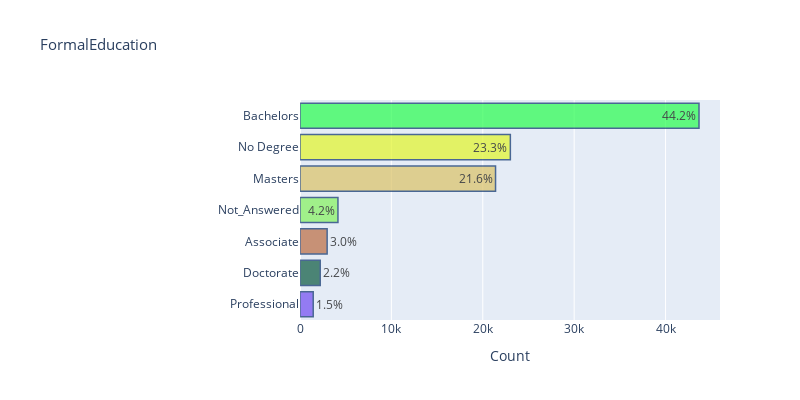

The notebook cell this image was saved under:
### Markdown cell above
### 1.2 Education Analysis

### Code cell
bar_horizontal_plot(choice_type='single', question='FormalEducation', width=800, height=400, left=300)

### Figure 1 — Plotly figure (JSON) as saved in the notebook; plotly's stock layout.template omitted (floating-point values rounded to 4 significant figures)
{"data": [{"marker": {"color": ["#714CF3", "#0B593F", "#BB6B40", "#83F25D", "#DBC265", "#E1F529", "#27FE4E", "#798036", "#E040B9", "#5185F9", "#BAF4A7", "#C2B9CE", "#E0D186", "#21BCF5", "#525BCC", "#4F0D8B", "#F555C9", "#6AF585", "#749149", "#095837", "#3B34A4", "#7A6E57", "#9BEFD2", "#038587", "#73A9E9", "#3CFD33", "#674C2C", "#93BB9D", "#72CAD8", "#A2D1EB"], "line": {"color": "rgb(8,48,107)", "width": 1.5}}, "opacity": 0.7, "orientation": "h", "text": ["1.5%", "2.2%", "3.0%", "4.2%", "21.6%", "23.3%", "44.2%"], "textfont": {"color": "rgb(0, 0, 0)", "size": 12}, "textposition": "auto", "type": "bar", "x": [1447, 2214, 2970, 4152, 21396, 23017, 43659], "y": ["Professional", "Doctorate", "Associate", "Not_Answered", "Masters", "No Degree", "Bachelors"]}], "layout": {"height": 400, "margin": {"l": 300}, "title": {"font": {"size": 15}, "text": "FormalEducation"}, "width": 800, "xaxis": {"tickfont": {"size": 12}, "title": {"text": "Count"}}, "yaxis": {"tickfont": {"size": 12}}}}
